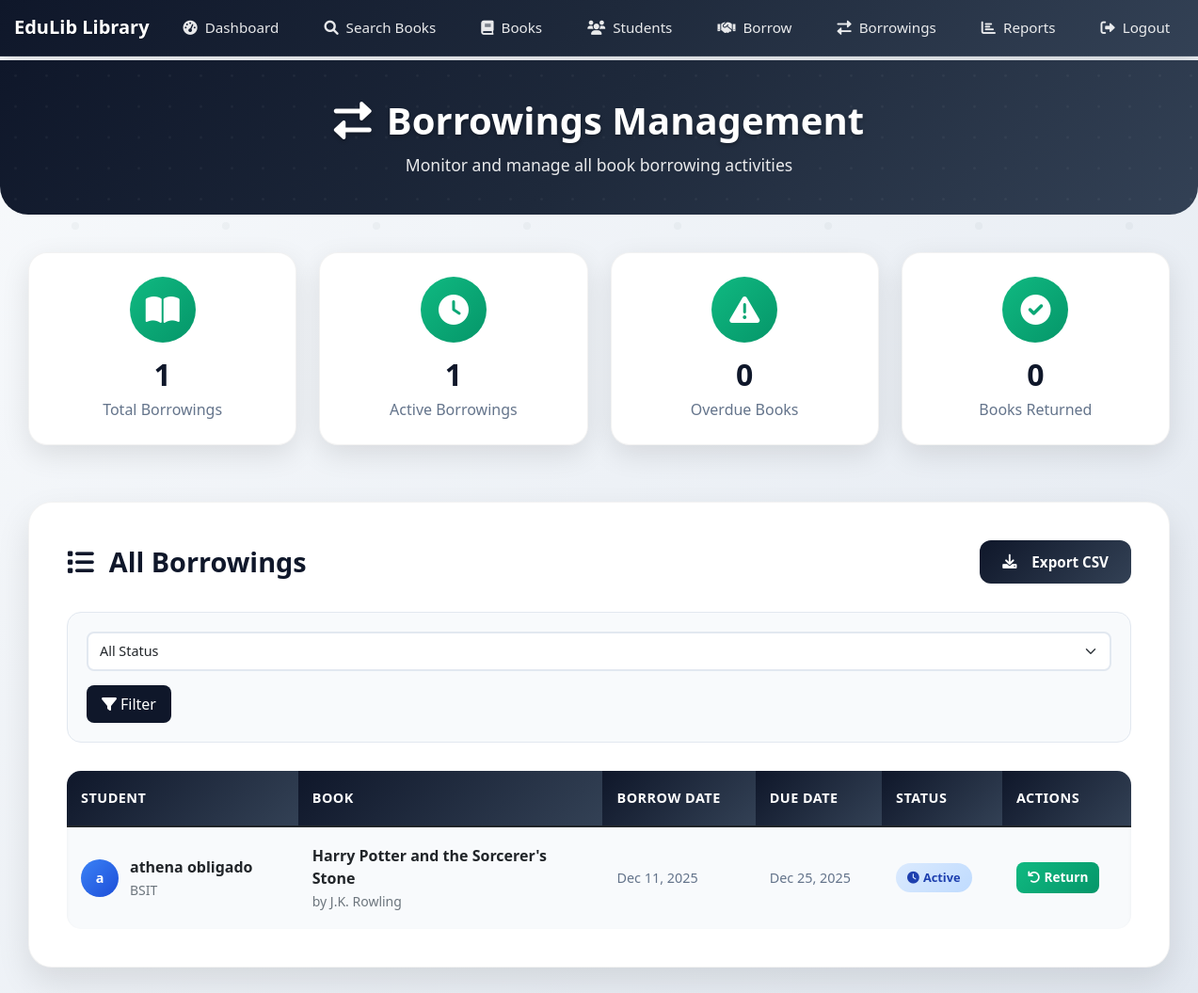
/borrowings (signed in), run on the app's committed database.
### app/models.py (models this page shows, shortened)
class Borrowing(db.Model):
    id = db.Column(db.Integer, primary_key=True)
    student_id = db.Column(db.Integer, db.ForeignKey('student.id'), nullable=False)
    book_id = db.Column(db.Integer, db.ForeignKey('book.id'), nullable=False)
    borrow_date = db.Column(db.DateTime, nullable=False, default=datetime.utcnow)
    due_date = db.Column(db.DateTime, nullable=False)
    return_date = db.Column(db.DateTime)
    status = db.Column(db.String(20), nullable=False, default='borrowed')

class Student(UserMixin, db.Model):
    id = db.Column(db.Integer, primary_key=True)
    email = db.Column(db.String(120), unique=True, nullable=False)
    password_hash = db.Column(db.String(128))
    full_name = db.Column(db.String(100), nullable=False)
    class_name = db.Column(db.String(50), nullable=False)
    school = db.Column(db.String(100), nullable=False)
    contact = db.Column(db.String(100))
    is_admin = db.Column(db.Boolean, default=False)
    borrowings = db.relationship('Borrowing', backref='student', lazy=True)

class Book(db.Model):
    id = db.Column(db.Integer, primary_key=True)
    isbn = db.Column(db.String(13), unique=True, nullable=False)
    title = db.Column(db.String(200), nullable=False)
    author = db.Column(db.String(100), nullable=False)
    genre = db.Column(db.String(50))
    quantity = db.Column(db.Integer, nullable=False, default=1)
    available_quantity = db.Column(db.Integer, nullable=False, default=1)
    borrowings = db.relationship('Borrowing', backref='book', lazy=True)

### app/routes.py (the view)
@bp.route('/borrowings')
@admin_required
def borrowings():
    from datetime import datetime
    borrowings = Borrowing.query.order_by(Borrowing.borrow_date.desc()).all()
    current_time = datetime.utcnow()
    total_borrowings = len(borrowings)
    active_count = sum(1 for b in borrowings if b.status == 'borrowed')
    overdue_count = sum(1 for b in borrowings if b.status == 'borrowed' and b.due_date < current_time)
    returned_count = sum(1 for b in borrowings if b.status == 'returned')
    return render_template('borrowings.html',
                         borrowings=borrowings,
                         current_time=current_time,
                         total_borrowings=total_borrowings,
                         active_count=active_count,
                         overdue_count=overdue_count,
                         returned_count=returned_count)

### app/__init__.py (called while the page is built)
@login_manager.user_loader
def load_user(user_id):
    from .models import Student
    return Student.query.get(int(user_id))

### app/routes.py (called while the page is built)
def admin_required(f):
    @wraps(f)
    def decorated_function(*args, **kwargs):
        if not current_user.is_authenticated or not current_user.is_admin:
            flash('Access denied. This is for administrators only.')
            return redirect(url_for('main.dashboard'))
        return f(*args, **kwargs)
    return decorated_function

### app/templates/borrowings.html (shortened to what this page needs)
{% extends "base.html" %}
{% block content %}
<div class="page-header">
    <div class="container">
        <div class="row">
            <div class="col-12 text-center">
                <h1><i class="fas fa-exchange-alt me-3"></i>Borrowings Management</h1>
                <p>Monitor and manage all book borrowing activities</p>
            </div>
        </div>
    </div>
</div>
<div class="container">
    <div class="stats-section">
        <div class="row">
            <div class="col-lg-3 col-md-6">
                <div class="stats-card">
                    <div class="icon-wrapper">
                        <i class="fas fa-book-open"></i>
                    </div>
                    <h3>{{ borrowings|length }}</h3>
                    <p>Total Borrowings</p>
                </div>
            </div>
            <div class="col-lg-3 col-md-6">
                <div class="stats-card">
                    <div class="icon-wrapper">
                        <i class="fas fa-clock"></i>
                    </div>
                    <h3>{{ active_count }}</h3>
                    <p>Active Borrowings</p>
                </div>
            </div>
            <div class="col-lg-3 col-md-6">
                <div class="stats-card">
                    <div class="icon-wrapper">
                        <i class="fas fa-exclamation-triangle"></i>
                    </div>
                    <h3>{% set overdue_count = 0 %}{% for b in borrowings %}{% if b.status == 'borrowed' and b.due_date < b.borrow_date.replace(hour=23, minute=59, second=59) %}{% set overdue_count = overdue_count + 1 %}{% endif %}{% endfor %}{{ overdue_count }}</h3>
                    <p>Overdue Books</p>
                </div>
            </div>
            <div class="col-lg-3 col-md-6">
                <div class="stats-card">
                    <div class="icon-wrapper">
                        <i class="fas fa-check-circle"></i>
                    </div>
                    <h3>{{ returned_count }}</h3>
                    <p>Books Returned</p>
                </div>
            </div>
        </div>
    </div>
    <div class="content-section">
        <div class="section-header">
            <h3><i class="fas fa-list me-3"></i>All Borrowings</h3>
            <a href="{{ url_for('main.export_borrowings_csv') }}" class="btn-export-header">
                <i class="fas fa-download me-2"></i>Export CSV
            </a>
        </div>
        {% if borrowings %}
        <div class="filter-section">
            <div class="filter-controls">
                <select class="form-select filter-select" id="statusFilter">
                    <option value="">All Status</option>
                </select>
                <button class="btn btn-filter" onclick="filterBorrowings()">
                    <i class="fas fa-filter me-1"></i>Filter
                </button>
            </div>
        </div>
        <div class="borrowings-table-container">
            <div class="table-responsive">
                <table class="table borrowings-table">
                    <thead>
                        <tr>
                            <th>Student</th>
                            <th>Book</th>
                            <th>Borrow Date</th>
                            <th>Due Date</th>
                            <th>Status</th>
                            <th>Actions</th>
                        </tr>
                    </thead>
                    <tbody>
                        {% for borrowing in borrowings %}
                        <tr data-status="{{ borrowing.status }}">
                            <td>
                                <div class="student-info">
                                    <div class="student-avatar">
                                        {{ borrowing.student.full_name[0] }}
                                    </div>
                                    <div>
                                        <div class="fw-bold text-dark">{{ borrowing.student.full_name }}</div>
                                        <small class="text-muted">{{ borrowing.student.class_name }}</small>
                                    </div>
                                </div>
                            </td>
                            <td>
                                <div class="book-info">
                                    <div class="fw-bold text-dark">{{ borrowing.book.title }}</div>
                                    <small class="text-muted">by {{ borrowing.book.author }}</small>
                                </div>
                            </td>
                            <td>
                                <div class="date-info">
                                    {{ borrowing.borrow_date.strftime('%b %d, %Y') }}
                                </div>
                            </td>
                            <td>
                                <div class="date-info {% if borrowing.status == 'borrowed' and borrowing.due_date < current_time %}overdue-date{% else %}due-date{% endif %}">
                                    {{ borrowing.due_date.strftime('%b %d, %Y') }}
                                </div>
                            </td>
                            <td>
                                {% if borrowing.status == 'borrowed' %}
                                    {% if borrowing.due_date < current_time %}
                                        <span class="status-badge status-overdue">
                                            <i class="fas fa-exclamation-triangle me-1"></i>Overdue
                                        </span>
                                    {% else %}
                                        <span class="status-badge status-active">
                                            <i class="fas fa-clock me-1"></i>Active
                                        </span>
                                    {% endif %}
                                {% else %}
                                    <span class="status-badge status-returned">
                                        <i class="fas fa-check me-1"></i>Returned
                                    </span>
                                {% endif %}
                            </td>
                            <td>
                                {% if borrowing.status == 'borrowed' %}
                                    <form method="POST" action="{{ url_for('main.return_book', id=borrowing.id) }}" style="display:inline;">
                                        <button type="submit" class="btn-return-book" onclick="return confirm('Mark this book as returned?')">
                                            <i class="fas fa-undo me-1"></i>Return
                                        </button>
                                    </form>
                                {% endif %}
                            </td>
                        </tr>
                        {% endfor %}
                    </tbody>
                </table>
            </div>
        </div>
        {% else %}
        <div class="empty-state">
            <i class="fas fa-exchange-alt"></i>
            <h4>No Borrowing Records</h4>
            <p>There are no borrowing records in the system yet. Students will appear here once they start borrowing books.</p>
        </div>
        {% endif %}
    </div>
</div>
{% endblock %}

### app/templates/base.html (style rules this page uses)
body { font-family: 'Segoe UI', Tahoma, Geneva, Verdana, sans-serif; background: linear-gradient(135deg, #f8fafc 0%, #e2e8f0 100%); min-height: 100vh; position: relative; }
body::before { content: ''; position: fixed; top: 0; left: 0; width: 100%; height: 100%; pointer-events: none; z-index: -1; }
.container { max-width: 100%; padding-left: 15px; padding-right: 15px; }
.btn { border-radius: 25px; font-weight: 600; transition: all 0.3s ease; }

### app/templates/borrowings.html (style rules this page uses)
.page-header { background: linear-gradient(135deg, #0f172a 0%, #1e293b 50%, #334155 100%); color: white; padding: 40px 0; margin: -20px -15px 40px -15px; border-radius: 0 0 30px 30px; position: relative; overflow: hidden; }
.page-header::before { content: ''; position: absolute; top: 0; left: 0; right: 0; bottom: 0; pointer-events: none; }
.page-header h1 { font-size: 2.5rem; font-weight: 700; margin-bottom: 10px; text-shadow: 0 2px 4px rgba(0,0,0,0.3); }
.page-header p { font-size: 1.1rem; opacity: 0.9; margin-bottom: 0; }
.stats-section { margin-bottom: 40px; }
.stats-card { background: white; border-radius: 20px; padding: 25px; text-align: center; box-shadow: 0 10px 30px rgba(0,0,0,0.1); border: 1px solid rgba(0,0,0,0.05); transition: all 0.3s ease; margin-bottom: 20px; }
.stats-card .icon-wrapper { width: 70px; height: 70px; border-radius: 50%; display: flex; align-items: center; justify-content: center; margin: 0 auto 15px; font-size: 2rem; }
.stats-card:nth-child(1) .icon-wrapper { background: linear-gradient(135deg, #10b981, #059669); color: white; }
.stats-card h3 { font-size: 2rem; font-weight: 700; color: #0f172a; margin-bottom: 5px; }
.stats-card p { color: #64748b; font-weight: 500; margin-bottom: 0; }
.content-section { background: white; border-radius: 25px; padding: 40px; box-shadow: 0 15px 35px rgba(0,0,0,0.1); border: 1px solid rgba(0,0,0,0.05); margin-bottom: 40px; }
.section-header { display: flex; justify-content: space-between; align-items: center; margin-bottom: 30px; flex-wrap: wrap; gap: 20px; }
.section-header h3 { color: #0f172a; font-weight: 700; font-size: 1.8rem; margin-bottom: 0; }
.filter-section { background: #f8fafc; border-radius: 15px; padding: 20px; margin-bottom: 30px; border: 1px solid #e2e8f0; }
.filter-controls { display: flex; gap: 15px; align-items: end; flex-wrap: wrap; }
.filter-select { min-width: 150px; }
.form-select { border: 2px solid #e2e8f0; border-radius: 8px; padding: 8px 12px; font-size: 0.9rem; }
.btn-filter { background: #0f172a; border: none; color: white; padding: 8px 16px; border-radius: 8px; font-weight: 500; transition: all 0.3s ease; }
.borrowings-table-container { background: #f8fafc; border-radius: 15px; overflow: hidden; box-shadow: inset 0 2px 4px rgba(0,0,0,0.05); }
.borrowings-table { margin-bottom: 0; background: transparent; }
.borrowings-table thead th { background: linear-gradient(135deg, #0f172a, #334155); color: white; border: none; padding: 18px 15px; font-weight: 600; font-size: 0.9rem; text-transform: uppercase; letter-spacing: 0.5px; }
.borrowings-table tbody td { padding: 18px 15px; border-bottom: 1px solid #e2e8f0; color: #64748b; font-weight: 500; vertical-align: middle; }
.borrowings-table tbody tr:last-child td { border-bottom: none; }
.student-info { display: flex; align-items: center; }
.student-avatar { width: 40px; height: 40px; border-radius: 50%; background: linear-gradient(135deg, #3b82f6, #1d4ed8); display: flex; align-items: center; justify-content: center; color: white; font-weight: 600; margin-right: 12px; font-size: 0.9rem; }
.book-info { max-width: 250px; }
.status-badge { padding: 6px 12px; border-radius: 20px; font-size: 0.8rem; font-weight: 600; display: inline-block; }
.status-active { background: linear-gradient(135deg, #dbeafe, #bfdbfe); color: #1e40af; }
.date-info { font-size: 0.9rem; }
.due-date { color: #64748b; }
.btn-return-book { background: linear-gradient(135deg, #10b981, #059669); border: none; color: white; padding: 6px 12px; border-radius: 8px; font-size: 0.85rem; font-weight: 600; text-decoration: none; transition: all 0.3s ease; }
.btn-export-header { background: linear-gradient(135deg, #0f172a, #334155); border: none; color: white; padding: 12px 24px; border-radius: 12px; font-weight: 600; font-size: 0.95rem; text-decoration: none; transition: all 0.3s ease; display: inline-flex; align-items: center; gap: 8px; }

### data on the page
Borrowing: student "a", student.full_name "athena obligado", student.class_name "BSIT", book "Harry Potter and the Sorcerer's Stone", book.author "J.K. Rowling", borrow_date "Dec 11, 2025", due_date "Dec 25, 2025", status "borrowed" (drawn)

### other printed values
{{ borrowings|length }} "1"
{{ active_count }} "1"
{{ overdue_count }} "0"
{{ returned_count }} "0"
